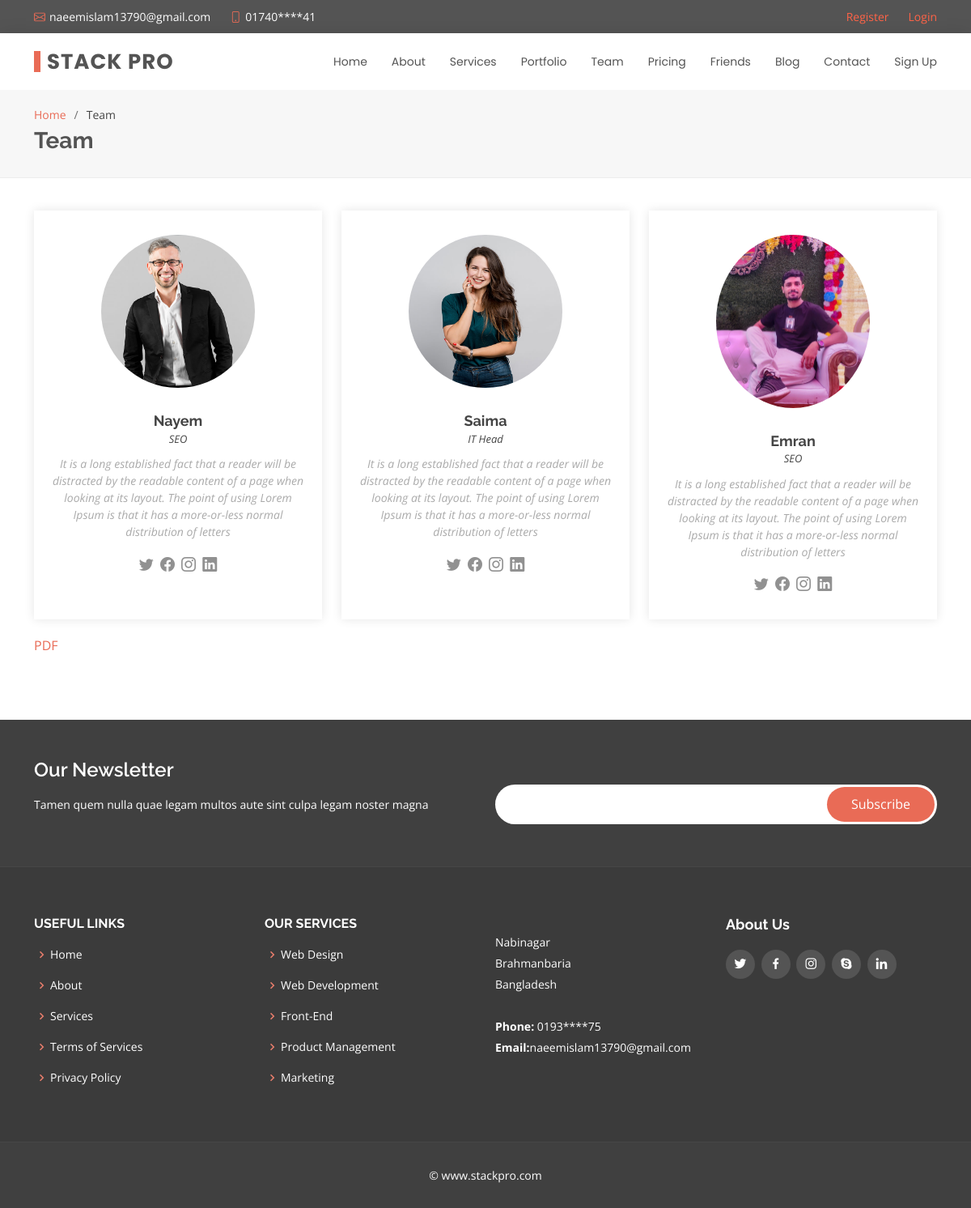
Page /team/ on the committed database.
### header/models.py (models this page shows, shortened)
class Top_header(models.Model):
    fav_icon = models.ImageField(upload_to='')
    fav_icon2 = models.ImageField(upload_to='')
    number = models.CharField(max_length=20)
    email = models.EmailField()
    twitter = models.URLField()
    facebook = models.URLField()
    instagram = models.URLField()
    linkedin = models.URLField()

class Header(models.Model):
    logo = models.CharField(max_length=25)

### team/models.py (models this page shows, shortened)
class Team(models.Model):
    img = models.ImageField(upload_to='team/')
    name = models.CharField(max_length=20)
    title = models.CharField(max_length=20)
    text = models.TextField(max_length=264)
    twitter = models.URLField(null=True, blank=True)
    facebook = models.URLField(null=True, blank=True)
    instagram = models.URLField(null=True, blank=True)
    linkedin = models.URLField(null=True, blank=True)

### team/views.py (the view)
# urls.py: path('team/', include('team.urls')),
def team(request):
    template = 'team.html'
    top_header = Top_header.objects.order_by()
    header = Header.objects.order_by()
    team = Team.objects.order_by()
    context = {
        'top_headerdata': top_header,
        'headerdata': header,
        'teamdata': team,
    }
    return render(request, template_name=template, context=context)

### templates/team.html (shortened to what this page needs)
{% extends 'base.html' %}
{% load static %}
{% block content %}
  <main id="main">
    <section id="breadcrumbs" class="breadcrumbs">
      <div class="container">
        <ol>
          <li><a href="{% url 'index'%}">Home</a></li>
          <li>Team</li>
        </ol>
        <h2>Team</h2>
      </div>
    </section>
    <section id="team" class="team">
      <div class="container">
        <div class="row">
          {% for team in teamdata %}
          <div class="col-lg-4 col-md-6 d-flex align-items-stretch">
            <div class="member">
              <img src="{{team.img.url}}" alt="">
              <h4>{{team.name}}</h4>
              <span>{{team.title}}</span>
              <p>
                {{team.text}}
              </p>
              <div class="social">
                <a href="{{team.twitter}}"><i class="bi bi-twitter"></i></a>
                <a href="{{team.facebook}}"><i class="bi bi-facebook"></i></a>
                <a href="{{team.instagram}}"><i class="bi bi-instagram"></i></a>
                <a href="{{team.linkedin}}"><i class="bi bi-linkedin"></i></a>
              </div>
            </div>
          </div>
          {% endfor %}
          <a href="{% url 'pdf' %}">PDF</a>
        </div>
      </div>
    </section>
  </main>
{% endblock %}

### templates/base/header.html (shortened to what this page needs)
  <section id="topbar" class="d-flex align-items-center">
    <div class="container d-flex justify-content-center justify-content-md-between">
      <div class="contact-info d-flex align-items-center">
        <i class="bi bi-envelope d-flex align-items-center"><a href="mailto:contact@example.com">{{top_headerdata.0.email}}</a></i>
        <i class="bi bi-phone d-flex align-items-center ms-4"><span>{{top_headerdata.0.number}}</span></i>
      </div>
      <div class="social-links d-none d-md-flex align-items-center">
          {% if user.is_authenticated%}
               <a class="d-flex align-items-center ms-4" href="{%url 'logout'%}">Logout</a>
               <a class="d-flex align-items-center ms-4" style="color:tomato;">{{user.username}}</a>
          {% else %}
               <br/>
              <a class="d-flex align-items-center ms-4" style="color:tomato;" href="{% url 'index'%}">Register</a></p>
              <a class="d-flex align-items-center ms-4" style="color:tomato" href="{% url 'login'%}">Login</a></p>
          {% endif %}
      </div>
    </div>
  </section>
  <header id="header" class="d-flex align-items-center">
    <div class="container d-flex justify-content-between align-items-center">
      <div class="logo">
        <h1><a href="{% url 'index'%}">{{headerdata.0.logo}}</a></h1>
      </div>
      <nav id="navbar" class="navbar">
        <ul>
          <li><a class="{% block homeactive %} {% endblock %}" href="{% url 'index'%}">Home</a></li>
          <li><a class="{% block aboutactive %} {% endblock %}" href="{% url 'about'%}">About</a></li>
          <li><a class="{% block serviceactive %} {% endblock %}" href="{% url 'services'%}">Services</a></li>
          <li><a class="{% block portfolioactive %} {% endblock %}" href="{% url 'portfolio'%}">Portfolio</a></li>
          <li><a class="{% block teamactive %} {% endblock %}" href="{% url 'team'%}">Team</a></li>
          <li><a class="{% block pricingactive %} {% endblock %}" href="{% url 'index'%}">Pricing</a></li>
          <li><a class="" href="{% url 'chat:friend_list'%}">Friends</a></li>
          <li><a class="{% block blogactive %} {% endblock %}" href="{% url 'blog:blog'%}">Blog</a></li>
          <li><a class="{% block contactactive %}{% endblock %}" href="{% url 'contact'%}">Contact</a></li>
          {% if user.is_authenticated%}
             <li><a href="{% url 'profile'%}">Account</a></li>
          {% else %}
             <li><a href="{% url 'account'%}">Sign Up</a></li>
          {% endif %}
        </ul>
      </nav>
    </div>
  </header>

### static/assets/css/index.css (style rules this page uses)
body { font-family: "Open Sans", sans-serif; color: #444444; }
a { color: #e96b56; text-decoration: none; }
h1, h2, h3, h4, h5, h6 { font-family: "Raleway", sans-serif; }
#topbar { background: #545454; padding: 10px 0; font-size: 14px; }
#topbar .contact-info i { font-style: normal; color: #e96b56; }
#topbar .contact-info i a, #topbar .contact-info i span { padding-left: 5px; color: #fff; }
#topbar .contact-info i a { line-height: 0; transition: 0.3s; }
#topbar .social-links a { color: #bababa; line-height: 0; transition: 0.3s; margin-left: 10px; }
#header { height: 70px; transition: all 0.5s; z-index: 997; transition: all 0.5s; background: #fff; box-shadow: 0px 0px 20px 0px rgba(0, 0, 0, 0.1); }
#header .logo h1 { font-size: 26px; padding: 0 0 0 8px; margin: 11px 0; line-height: 1; font-weight: 700; letter-spacing: 1px; text-transform: uppercase; font-family: "Poppins", sans-serif; border-left: 8px solid #e96b56; }
#header .logo h1 a, #header .logo h1 a:hover { color: #545454; text-decoration: none; }
.navbar { padding: 0; }
.navbar ul { margin: 0; padding: 0; display: flex; list-style: none; align-items: center; }
.navbar li { position: relative; }
.navbar a { display: flex; align-items: center; justify-content: space-between; padding: 10px 0 10px 30px; font-family: "Poppins", sans-serif; font-size: 14px; color: #545454; white-space: nowrap; transition: 0.3s; }
section { padding: 0 0 80px 0; }
.breadcrumbs { padding: 20px 0 20px 0; background: #f7f7f7; border-bottom: 1px solid #ededed; margin-bottom: 40px; }
.breadcrumbs h2 { font-size: 28px; font-weight: 700; color: #545454; }
.breadcrumbs ol { display: flex; flex-wrap: wrap; list-style: none; padding: 0 0 5px 0; margin: 0; font-size: 14px; }
.breadcrumbs ol li + li { padding-left: 10px; }
.breadcrumbs ol li + li::before { display: inline-block; padding-right: 10px; color: #6e6e6e; content: "/"; }
.team .member { text-align: center; margin-bottom: 20px; box-shadow: 0px 0px 12px 0px rgba(0, 0, 0, 0.1); padding: 30px 20px; background: #fff; }
.team .member img { max-width: 60%; border-radius: 50%; margin: 0 0 30px 0; }
.team .member h4 { font-weight: 700; margin-bottom: 2px; font-size: 18px; }
.team .member span { font-style: italic; display: block; font-size: 13px; }
.team .member p { padding-top: 10px; font-size: 14px; font-style: italic; color: #aaaaaa; }
.team .member .social { margin-top: 15px; }
.team .member .social a { color: #919191; transition: 0.3s; }
.team .member .social i { font-size: 18px; margin: 0 2px; }

### rows in the picture
Top_header: email "naeemislam13790@gmail.com", number "01740****41"
Header: logo "STACK PRO"
Team: img (picture), name "Nayem", title "SEO", text "It is a long established fact that a reader will be distracted by the readable content of a page when looking at its layout. The point of using Lorem Ipsum is that it has a more-or-less normal distribution of letters"
Team: img (picture), name "Saima", title "IT Head", text "It is a long established fact that a reader will be distracted by the readable content of a page when looking at its layout. The point of using Lorem Ipsum is that it has a more-or-less normal distribution of letters"
Team: img (picture), name "Emran", title "SEO", text "It is a long established fact that a reader will be distracted by the readable content of a page when looking at its layout. The point of using Lorem Ipsum is that it has a more-or-less normal distribution of letters"
